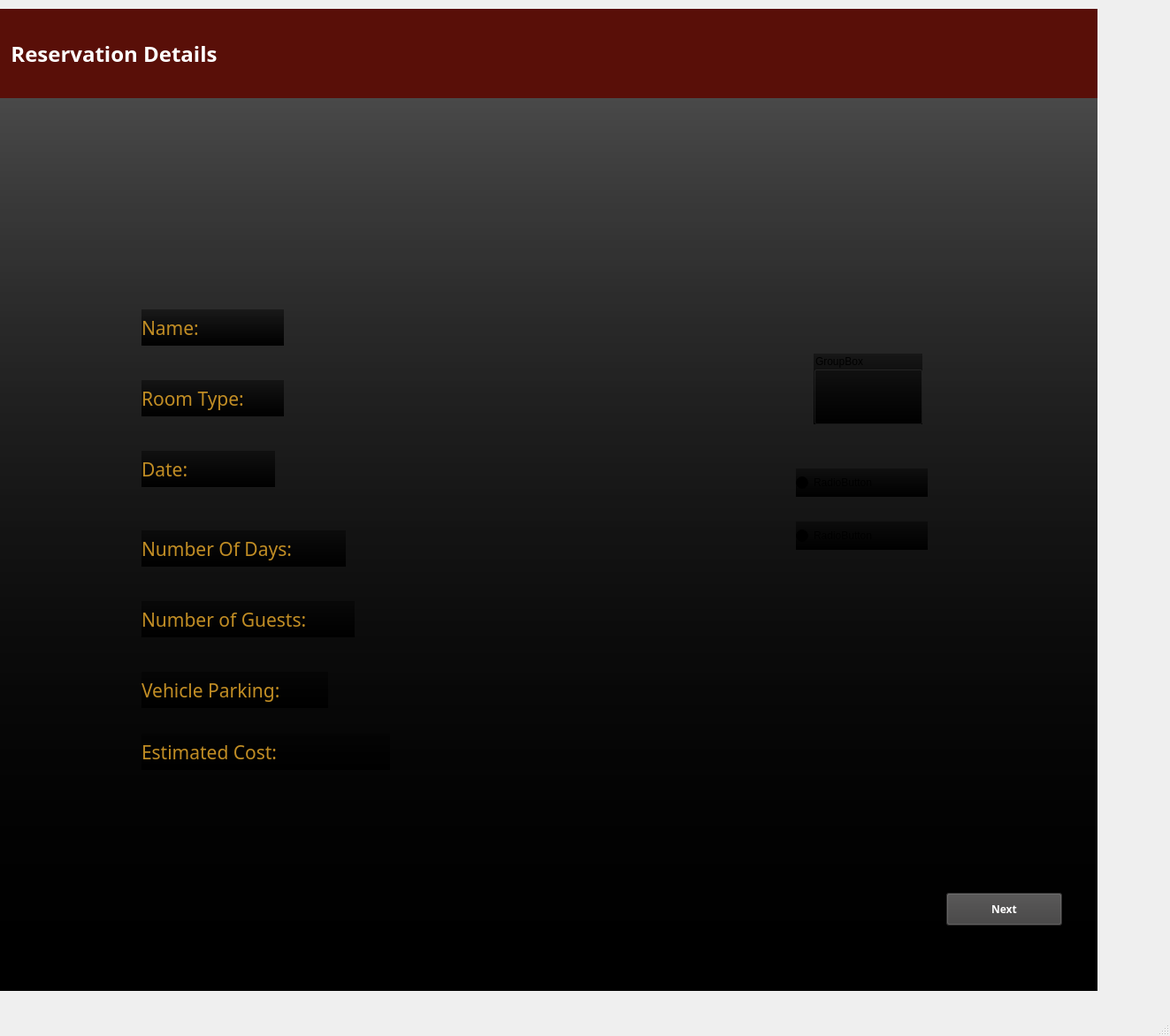
<?xml version="1.0" encoding="UTF-8"?>
<ui version="4.0">
 <class>MainWindow</class>
 <widget class="QMainWindow" name="MainWindow">
  <property name="geometry">
   <rect>
    <x>0</x>
    <y>0</y>
    <width>1323</width>
    <height>1172</height>
   </rect>
  </property>
  <property name="windowTitle">
   <string>MainWindow</string>
  </property>
  <widget class="QWidget" name="centralwidget">
   <widget class="QStackedWidget" name="stackedWidget">
    <property name="geometry">
     <rect>
      <x>0</x>
      <y>10</y>
      <width>1241</width>
      <height>1111</height>
     </rect>
    </property>
    <property name="autoFillBackground">
     <bool>false</bool>
    </property>
    <property name="styleSheet">
     <string notr="true">background-color: qlineargradient(spread:pad, x1:0, y1:1, x2:0, y2:0, stop:0 rgba(0, 0, 0, 255), stop:1 rgba(0, 0, 0, 100));</string>
    </property>
    <property name="currentIndex">
     <number>0</number>
    </property>
    <widget class="QWidget" name="page">
     <property name="autoFillBackground">
      <bool>false</bool>
     </property>
     <widget class="QPushButton" name="nextPageButton">
      <property name="geometry">
       <rect>
        <x>1070</x>
        <y>1000</y>
        <width>131</width>
        <height>37</height>
       </rect>
      </property>
      <property name="font">
       <font>
        <family>MS Gothic</family>
        <weight>75</weight>
        <bold>true</bold>
       </font>
      </property>
      <property name="styleSheet">
       <string notr="true">background-color: rgb(64, 63, 63);
color: rgb(255, 255, 255);</string>
      </property>
      <property name="text">
       <string>Next</string>
      </property>
     </widget>
     <widget class="QRadioButton" name="radioButton">
      <property name="geometry">
       <rect>
        <x>900</x>
        <y>520</y>
        <width>149</width>
        <height>32</height>
       </rect>
      </property>
      <property name="autoFillBackground">
       <bool>false</bool>
      </property>
      <property name="text">
       <string>RadioButton</string>
      </property>
     </widget>
     <widget class="QRadioButton" name="radioButton_2">
      <property name="geometry">
       <rect>
        <x>900</x>
        <y>580</y>
        <width>149</width>
        <height>32</height>
       </rect>
      </property>
      <property name="text">
       <string>RadioButton</string>
      </property>
     </widget>
     <widget class="QGroupBox" name="groupBox">
      <property name="geometry">
       <rect>
        <x>920</x>
        <y>390</y>
        <width>123</width>
        <height>80</height>
       </rect>
      </property>
      <property name="title">
       <string>GroupBox</string>
      </property>
     </widget>
     <widget class="QLabel" name="bannerPage1">
      <property name="geometry">
       <rect>
        <x>0</x>
        <y>0</y>
        <width>1241</width>
        <height>101</height>
       </rect>
      </property>
      <property name="font">
       <font>
        <family>Goudy Old Style</family>
        <pointsize>18</pointsize>
        <weight>75</weight>
        <bold>true</bold>
       </font>
      </property>
      <property name="layoutDirection">
       <enum>Qt::LeftToRight</enum>
      </property>
      <property name="styleSheet">
       <string notr="true">background-color: rgb(89, 15, 8);
color: rgb(255, 255, 255);</string>
      </property>
      <property name="text">
       <string>  Reservation Details</string>
      </property>
     </widget>
     <widget class="QLabel" name="nameLabel">
      <property name="geometry">
       <rect>
        <x>160</x>
        <y>340</y>
        <width>161</width>
        <height>41</height>
       </rect>
      </property>
      <property name="font">
       <font>
        <family>Goudy Old Style</family>
        <pointsize>16</pointsize>
       </font>
      </property>
      <property name="autoFillBackground">
       <bool>false</bool>
      </property>
      <property name="styleSheet">
       <string notr="true">color: rgb(193, 141, 36);</string>
      </property>
      <property name="text">
       <string>Name:</string>
      </property>
     </widget>
     <widget class="QLabel" name="roomTypeLabel">
      <property name="geometry">
       <rect>
        <x>160</x>
        <y>420</y>
        <width>161</width>
        <height>41</height>
       </rect>
      </property>
      <property name="font">
       <font>
        <family>Goudy Old Style</family>
        <pointsize>16</pointsize>
       </font>
      </property>
      <property name="autoFillBackground">
       <bool>false</bool>
      </property>
      <property name="styleSheet">
       <string notr="true">color: rgb(193, 141, 36);</string>
      </property>
      <property name="text">
       <string>Room Type:</string>
      </property>
     </widget>
     <widget class="QLabel" name="dateLabel">
      <property name="geometry">
       <rect>
        <x>160</x>
        <y>500</y>
        <width>151</width>
        <height>41</height>
       </rect>
      </property>
      <property name="font">
       <font>
        <family>Goudy Old Style</family>
        <pointsize>16</pointsize>
       </font>
      </property>
      <property name="autoFillBackground">
       <bool>false</bool>
      </property>
      <property name="styleSheet">
       <string notr="true">color: rgb(193, 141, 36);</string>
      </property>
      <property name="text">
       <string>Date:</string>
      </property>
     </widget>
     <widget class="QLabel" name="estimatedCostLabel">
      <property name="geometry">
       <rect>
        <x>160</x>
        <y>820</y>
        <width>281</width>
        <height>41</height>
       </rect>
      </property>
      <property name="font">
       <font>
        <family>Goudy Old Style</family>
        <pointsize>16</pointsize>
       </font>
      </property>
      <property name="autoFillBackground">
       <bool>false</bool>
      </property>
      <property name="styleSheet">
       <string notr="true">color: rgb(193, 141, 36);</string>
      </property>
      <property name="text">
       <string>Estimated Cost:</string>
      </property>
     </widget>
     <widget class="QLabel" name="numberOfGuestsLabel">
      <property name="geometry">
       <rect>
        <x>160</x>
        <y>670</y>
        <width>241</width>
        <height>41</height>
       </rect>
      </property>
      <property name="font">
       <font>
        <family>Goudy Old Style</family>
        <pointsize>16</pointsize>
       </font>
      </property>
      <property name="autoFillBackground">
       <bool>false</bool>
      </property>
      <property name="styleSheet">
       <string notr="true">color: rgb(193, 141, 36);</string>
      </property>
      <property name="text">
       <string>Number of Guests:</string>
      </property>
     </widget>
     <widget class="QLabel" name="numberOfDaysLabel">
      <property name="geometry">
       <rect>
        <x>160</x>
        <y>590</y>
        <width>231</width>
        <height>41</height>
       </rect>
      </property>
      <property name="font">
       <font>
        <family>Goudy Old Style</family>
        <pointsize>16</pointsize>
       </font>
      </property>
      <property name="autoFillBackground">
       <bool>false</bool>
      </property>
      <property name="styleSheet">
       <string notr="true">color: rgb(193, 141, 36);</string>
      </property>
      <property name="text">
       <string>Number Of Days:</string>
      </property>
     </widget>
     <widget class="QLabel" name="vehicleParkingLabel">
      <property name="geometry">
       <rect>
        <x>160</x>
        <y>750</y>
        <width>211</width>
        <height>41</height>
       </rect>
      </property>
      <property name="font">
       <font>
        <family>Goudy Old Style</family>
        <pointsize>16</pointsize>
       </font>
      </property>
      <property name="autoFillBackground">
       <bool>false</bool>
      </property>
      <property name="styleSheet">
       <string notr="true">color: rgb(193, 141, 36);</string>
      </property>
      <property name="text">
       <string>Vehicle Parking:</string>
      </property>
     </widget>
    </widget>
    <widget class="QWidget" name="page_2">
     <widget class="QLabel" name="bannerPage2">
      <property name="geometry">
       <rect>
        <x>0</x>
        <y>10</y>
        <width>1241</width>
        <height>101</height>
       </rect>
      </property>
      <property name="font">
       <font>
        <family>Goudy Old Style</family>
        <pointsize>18</pointsize>
        <weight>75</weight>
        <bold>true</bold>
       </font>
      </property>
      <property name="layoutDirection">
       <enum>Qt::LeftToRight</enum>
      </property>
      <property name="styleSheet">
       <string notr="true">background-color: rgb(89, 15, 8);
color: rgb(255, 255, 255);</string>
      </property>
      <property name="text">
       <string>  Cost &amp; Payment Information</string>
      </property>
     </widget>
     <widget class="QPushButton" name="nextPageButton_2">
      <property name="geometry">
       <rect>
        <x>1080</x>
        <y>1030</y>
        <width>131</width>
        <height>37</height>
       </rect>
      </property>
      <property name="font">
       <font>
        <family>MS Gothic</family>
        <weight>75</weight>
        <bold>true</bold>
       </font>
      </property>
      <property name="styleSheet">
       <string notr="true">background-color: rgb(64, 63, 63);
color: rgb(255, 255, 255);</string>
      </property>
      <property name="text">
       <string>Next</string>
      </property>
     </widget>
     <widget class="QLabel" name="roomTypeLabel2">
      <property name="geometry">
       <rect>
        <x>70</x>
        <y>140</y>
        <width>181</width>
        <height>51</height>
       </rect>
      </property>
      <property name="font">
       <font>
        <family>Goudy Old Style</family>
        <pointsize>16</pointsize>
       </font>
      </property>
      <property name="autoFillBackground">
       <bool>false</bool>
      </property>
      <property name="styleSheet">
       <string notr="true">color: rgb(193, 141, 36);</string>
      </property>
      <property name="text">
       <string>Room Type:</string>
      </property>
     </widget>
     <widget class="QLabel" name="taxLabel">
      <property name="geometry">
       <rect>
        <x>70</x>
        <y>200</y>
        <width>181</width>
        <height>51</height>
       </rect>
      </property>
      <property name="font">
       <font>
        <family>Goudy Old Style</family>
        <pointsize>16</pointsize>
       </font>
      </property>
      <property name="autoFillBackground">
       <bool>false</bool>
      </property>
      <property name="styleSheet">
       <string notr="true">color: rgb(193, 141, 36);</string>
      </property>
      <property name="text">
       <string>Tax:</string>
      </property>
     </widget>
     <widget class="QLabel" name="parkingFeeLabel2">
      <property name="geometry">
       <rect>
        <x>70</x>
        <y>260</y>
        <width>181</width>
        <height>51</height>
       </rect>
      </property>
      <property name="font">
       <font>
        <family>Goudy Old Style</family>
        <pointsize>16</pointsize>
       </font>
      </property>
      <property name="autoFillBackground">
       <bool>false</bool>
      </property>
      <property name="styleSheet">
       <string notr="true">color: rgb(193, 141, 36);</string>
      </property>
      <property name="text">
       <string>Parking Fee:</string>
      </property>
     </widget>
     <widget class="QLabel" name="resortFeeLabel3">
      <property name="geometry">
       <rect>
        <x>70</x>
        <y>320</y>
        <width>181</width>
        <height>51</height>
       </rect>
      </property>
      <property name="font">
       <font>
        <family>Goudy Old Style</family>
        <pointsize>16</pointsize>
       </font>
      </property>
      <property name="autoFillBackground">
       <bool>false</bool>
      </property>
      <property name="styleSheet">
       <string notr="true">color: rgb(193, 141, 36);</string>
      </property>
      <property name="text">
       <string>Resort Fee:</string>
      </property>
     </widget>
     <widget class="QLabel" name="totalLabel2">
      <property name="geometry">
       <rect>
        <x>70</x>
        <y>380</y>
        <width>181</width>
        <height>51</height>
       </rect>
      </property>
      <property name="font">
       <font>
        <family>Goudy Old Style</family>
        <pointsize>16</pointsize>
       </font>
      </property>
      <property name="autoFillBackground">
       <bool>false</bool>
      </property>
      <property name="styleSheet">
       <string notr="true">color: rgb(193, 141, 36);</string>
      </property>
      <property name="text">
       <string>Total:</string>
      </property>
     </widget>
     <widget class="QLabel" name="paymentTypeLabel2">
      <property name="geometry">
       <rect>
        <x>70</x>
        <y>490</y>
        <width>181</width>
        <height>51</height>
       </rect>
      </property>
      <property name="font">
       <font>
        <family>Goudy Old Style</family>
        <pointsize>16</pointsize>
       </font>
      </property>
      <property name="autoFillBackground">
       <bool>false</bool>
      </property>
      <property name="styleSheet">
       <string notr="true">color: rgb(193, 141, 36);</string>
      </property>
      <property name="text">
       <string>Payment Type:</string>
      </property>
     </widget>
     <widget class="QLabel" name="payLabel2">
      <property name="geometry">
       <rect>
        <x>70</x>
        <y>550</y>
        <width>181</width>
        <height>51</height>
       </rect>
      </property>
      <property name="font">
       <font>
        <family>Goudy Old Style</family>
        <pointsize>16</pointsize>
       </font>
      </property>
      <property name="autoFillBackground">
       <bool>false</bool>
      </property>
      <property name="styleSheet">
       <string notr="true">color: rgb(193, 141, 36);</string>
      </property>
      <property name="text">
       <string>Pay:</string>
      </property>
     </widget>
    </widget>
    <widget class="QWidget" name="page_3">
     <widget class="QLabel" name="bannerPage3">
      <property name="geometry">
       <rect>
        <x>0</x>
        <y>10</y>
        <width>1241</width>
        <height>101</height>
       </rect>
      </property>
      <property name="font">
       <font>
        <family>Goudy Old Style</family>
        <pointsize>18</pointsize>
        <weight>75</weight>
        <bold>true</bold>
       </font>
      </property>
      <property name="layoutDirection">
       <enum>Qt::LeftToRight</enum>
      </property>
      <property name="styleSheet">
       <string notr="true">background-color: rgb(89, 15, 8);
color: rgb(255, 255, 255);</string>
      </property>
      <property name="text">
       <string>Reservation Confirmation</string>
      </property>
     </widget>
     <widget class="QPushButton" name="exitButton">
      <property name="geometry">
       <rect>
        <x>1080</x>
        <y>1020</y>
        <width>131</width>
        <height>37</height>
       </rect>
      </property>
      <property name="font">
       <font>
        <family>MS Gothic</family>
        <weight>75</weight>
        <bold>true</bold>
       </font>
      </property>
      <property name="styleSheet">
       <string notr="true">background-color: rgb(64, 63, 63);
color: rgb(255, 255, 255);</string>
      </property>
      <property name="text">
       <string>Exit</string>
      </property>
     </widget>
    </widget>
   </widget>
  </widget>
  <widget class="QMenuBar" name="menubar">
   <property name="geometry">
    <rect>
     <x>0</x>
     <y>0</y>
     <width>1323</width>
     <height>25</height>
    </rect>
   </property>
  </widget>
  <widget class="QStatusBar" name="statusbar"/>
 </widget>
 <resources/>
 <connections/>
</ui>
